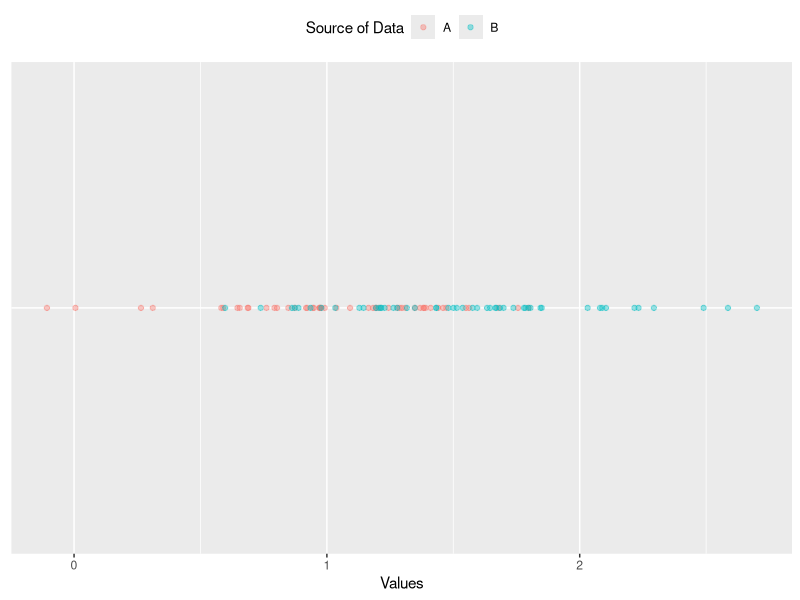
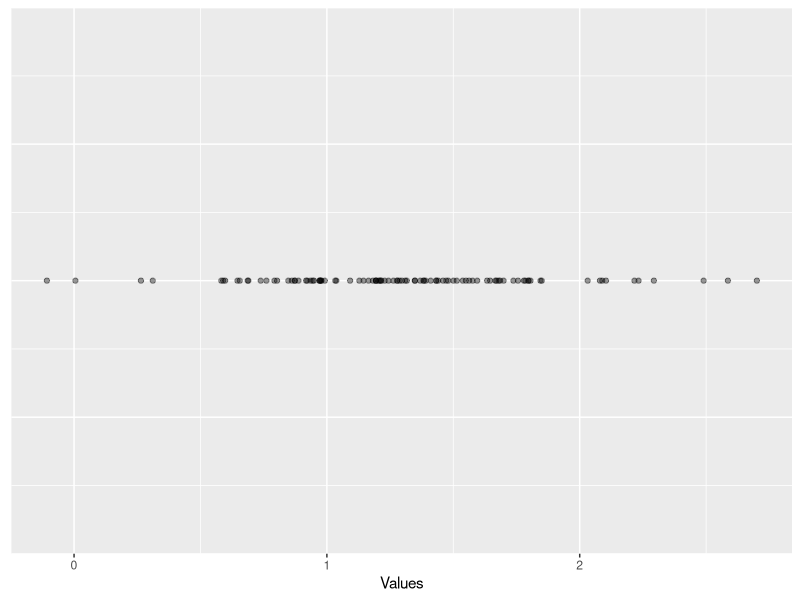
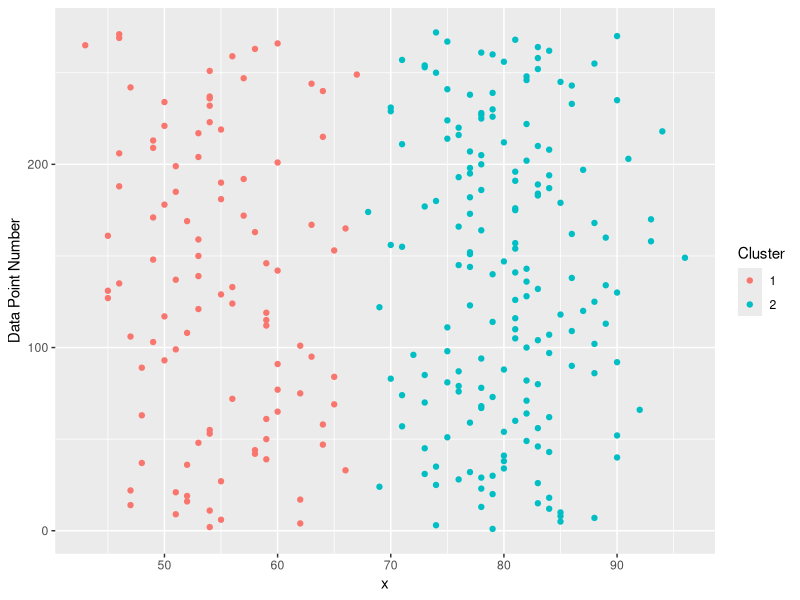
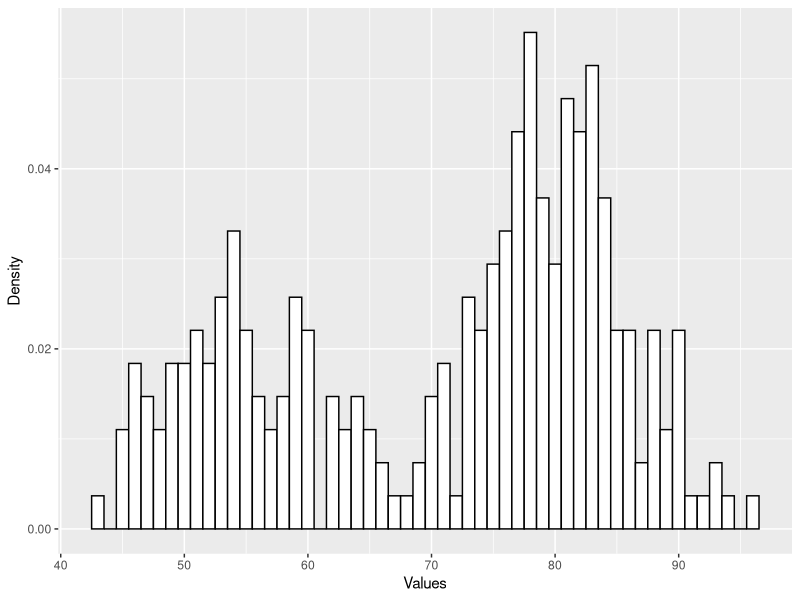

The R script that drew these images, in order:
## ---- chunk 1
library("knitr")
knitr::opts_chunk$set(fig.path="{{ site.url }}/assets/gmm-em/")
## ---- chunk 2
library("ggplot2")
library("dplyr")
library("reshape2")

options(scipen = 999)
set.seed(1)

comp1.vals <- data_frame(comp = "A", 
                         vals = rnorm(50, mean = 1, sd = 0.5))
comp2.vals <- data_frame(comp = "B", 
                         vals = rnorm(50, mean = 1.5, sd = 0.5))

vals.df <- bind_rows(comp1.vals, comp2.vals)

vals.df %>%
  ggplot(aes(x = vals, y = "A", color = factor(comp))) +
  geom_point(alpha = 0.4) +
  scale_color_discrete(name = "Source of Data") +
  xlab("Values") +
  theme(axis.ticks.y = element_blank(),
        axis.text.y = element_blank(),
        axis.title.y = element_blank(),
        legend.position = "top")
## ---- chunk 3
vals.df %>%
  group_by(comp) %>%
  summarize(mean_vals = mean(vals),
            sd_vals = sd(vals))
## ---- chunk 4
vals.df %>%
  ggplot(aes(x = vals, y = 0)) +
  geom_point(alpha = 0.4) +
  xlab("Values") +
  theme(axis.ticks.y = element_blank(),
        axis.text.y = element_blank(),
        axis.title.y = element_blank())
## ---- chunk 5
wait <- faithful$waiting

wait.kmeans <- kmeans(wait, 2)
wait.kmeans.cluster <- wait.kmeans$cluster

wait.df <- data_frame(x = wait, cluster = wait.kmeans.cluster)

wait.df %>%
  mutate(num = row_number()) %>%
  ggplot(aes(y = num, x = x, color = factor(cluster))) +
  geom_point() +
  ylab("Values") +
  ylab("Data Point Number") +
  scale_color_discrete(name = "Cluster")
## ---- chunk 6
wait.summary.df <- wait.df %>%
  group_by(cluster) %>%
  summarize(mu = mean(x), std = sd(x), size = n())

wait.summary.df %>%
  select(cluster, mu, std)
## ---- chunk 7
wait.summary.df <- wait.summary.df %>%
  mutate(alpha = size / sum(size))

wait.summary.df %>%
  select(cluster, size, alpha)
## ---- chunk 8
comp1.prod <- 
  dnorm(66, wait.summary.df$mu[1], wait.summary.df$std[1]) *
  wait.summary.df$alpha[1]
## ---- chunk 9
comp2.prod <- 
  dnorm(66, wait.summary.df$mu[2], wait.summary.df$std[2]) *
  wait.summary.df$alpha[2]

normalizer <- comp1.prod + comp2.prod
## ---- chunk 10
comp1.prod / normalizer
## ---- chunk 11
comp1.prod <- dnorm(x = wait, mean = wait.summary.df$mu[1], 
                    sd = wait.summary.df$std[1]) * wait.summary.df$alpha[1]

comp2.prod <- dnorm(x = wait, mean = wait.summary.df$mu[2], 
                    sd = wait.summary.df$std[2]) * wait.summary.df$alpha[2]

normalizer <- comp1.prod + comp2.prod

comp1.post <- comp1.prod / normalizer
comp2.post <- comp2.prod / normalizer
## ---- chunk 12
comp1.n <- sum(comp1.prod)
comp2.n <- sum(comp2.prod)

comp1.mu <- 1/comp1.n * sum(comp1.post * wait)
comp2.mu <- 1/comp2.n * sum(comp2.post * wait)

comp1.var <- sum(comp1.post * (wait - comp1.mu)^2) * 1/comp1.n
comp2.var <- sum(comp2.post * (wait - comp2.mu)^2) * 1/comp2.n

comp1.alpha <- comp1.n / length(wait)
comp2.alpha <- comp2.n / length(wait)

comp.params.df <- data.frame(comp = c("comp1", "comp2"),
                             comp.mu = c(comp1.mu, comp2.mu),
                             comp.var = c(comp1.var, comp2.var),
                             comp.alpha = c(comp1.alpha, comp2.alpha),
                             comp.cal = c("self", "self"))
## ---- chunk 13
# Already calculate component responsibilities for each data point from above
sum.of.comps <- comp1.prod + comp2.prod
sum.of.comps.ln <- log(sum.of.comps, base = exp(1))
sum(sum.of.comps.ln)
## ---- chunk 14
#' Expectation Step of the EM Algorithm
#'
#' Calculate the posterior probabilities (soft labels) that each component
#' has to each data point.
#'
#' @param sd.vector Vector containing the standard deviations of each component
#' @param sd.vector Vector containing the mean of each component
#' @param alpha.vector Vector containing the mixing weights  of each component
#' @return Named list containing the loglik and posterior.df
e_step <- function(x, mu.vector, sd.vector, alpha.vector) {
  comp1.prod <- dnorm(x, mu.vector[1], sd.vector[1]) * alpha.vector[1]
  comp2.prod <- dnorm(x, mu.vector[2], sd.vector[2]) * alpha.vector[2]
  sum.of.comps <- comp1.prod + comp2.prod
  comp1.post <- comp1.prod / sum.of.comps
  comp2.post <- comp2.prod / sum.of.comps

  sum.of.comps.ln <- log(sum.of.comps, base = exp(1))
  sum.of.comps.ln.sum <- sum(sum.of.comps.ln)

  list("loglik" = sum.of.comps.ln.sum,
       "posterior.df" = cbind(comp1.post, comp2.post))
}

#' Maximization Step of the EM Algorithm
#'
#' Update the Component Parameters
#'
#' @param x Input data.
#' @param posterior.df Posterior probability data.frame.
#' @return Named list containing the mean (mu), variance (var), and mixing
#'   weights (alpha) for each component.
m_step <- function(x, posterior.df) {
  comp1.n <- sum(posterior.df[, 1])
  comp2.n <- sum(posterior.df[, 2])

  comp1.mu <- 1/comp1.n * sum(posterior.df[, 1] * x)
  comp2.mu <- 1/comp2.n * sum(posterior.df[, 2] * x)

  comp1.var <- sum(posterior.df[, 1] * (x - comp1.mu)^2) * 1/comp1.n
  comp2.var <- sum(posterior.df[, 2] * (x - comp2.mu)^2) * 1/comp2.n

  comp1.alpha <- comp1.n / length(x)
  comp2.alpha <- comp2.n / length(x)

  list("mu" = c(comp1.mu, comp2.mu),
       "var" = c(comp1.var, comp2.var),
       "alpha" = c(comp1.alpha, comp2.alpha))
}
## ---- chunk 15
for (i in 1:50) {
  if (i == 1) {
    # Initialization
    e.step <- e_step(wait, wait.summary.df[["mu"]], wait.summary.df[["std"]],
                     wait.summary.df[["alpha"]])
    m.step <- m_step(wait, e.step[["posterior.df"]])
    cur.loglik <- e.step[["loglik"]]
    loglik.vector <- e.step[["loglik"]]
  } else {
    # Repeat E and M steps till convergence
    e.step <- e_step(wait, m.step[["mu"]], sqrt(m.step[["var"]]), 
                     m.step[["alpha"]])
    m.step <- m_step(wait, e.step[["posterior.df"]])
    loglik.vector <- c(loglik.vector, e.step[["loglik"]])

    loglik.diff <- abs((cur.loglik - e.step[["loglik"]]))
    if(loglik.diff < 1e-6) {
      break
    } else {
      cur.loglik <- e.step[["loglik"]]
    }
  }
}
loglik.vector
## ---- chunk 16
m.step
## ---- chunk 17
#' Plot a Mixture Component
#' 
#' @param x Input ata.
#' @param mu Mean of component.
#' @param sigma Standard of component.
#' @param lam Mixture weight of component.
plot_mix_comps <- function(x, mu, sigma, lam) {
  lam * dnorm(x, mu, sigma)
}

data.frame(x = wait) %>%
  ggplot() +
  geom_histogram(aes(x, ..density..), binwidth = 1, colour = "black", 
                 fill = "white") +
  stat_function(geom = "line", fun = plot_mix_comps,
                arg = list(m.step$mu[1], sqrt(m.step$var[1]), 
                           lam = m.step$alpha[1]),
                colour = "red", lwd = 1.5) +
  stat_function(geom = "line", fun = plot_mix_comps,
                arg = list(m.step$mu[2], sqrt(m.step$var[2]), 
                           lam = m.step$alpha[2]),
                colour = "blue", lwd = 1.5) +
  ylab("Density") +
  xlab("Values")
